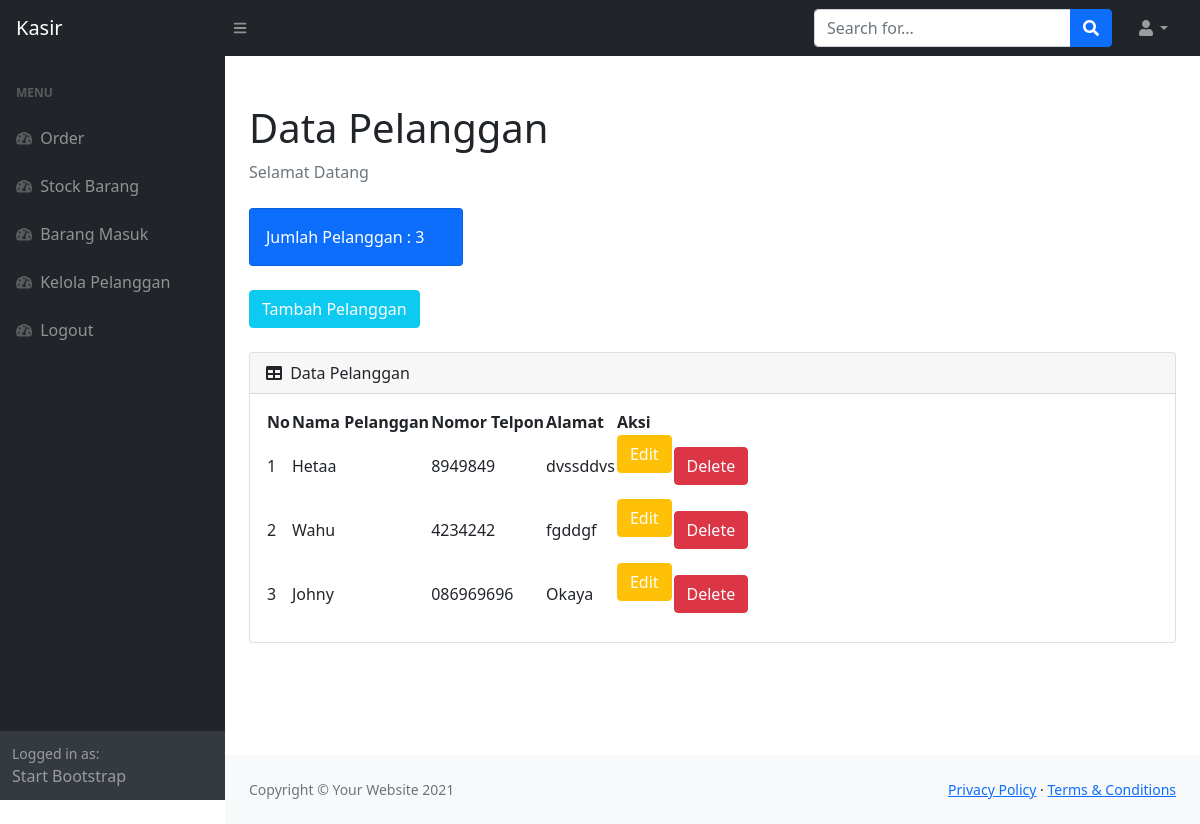
Page /pelanggan.php (signed in) on the committed database.
### tables this page shows
CREATE TABLE `pelanggan` (
  `idpelanggan` int(11) NOT NULL,
  `namapelanggan` varchar(30) NOT NULL,
  `notelp` varchar(15) NOT NULL,
  `alamat` text NOT NULL
);

### pelanggan.php (the view, shortened to what this page needs)
<?php
require 'ceklogin.php';
$h1 = mysqli_query($c,"select * from pelanggan");
$h2 = mysqli_num_rows($h1);
?>
<!DOCTYPE html>
<html lang="en">
    <head>
        <link href="https://cdn.jsdelivr.net/npm/simple-datatables@latest/dist/style.css" rel="stylesheet" />
        <link href="css/styles.css" rel="stylesheet" />
    </head>
    <body class="sb-nav-fixed">
        <nav class="sb-topnav navbar navbar-expand navbar-dark bg-dark">
            <a class="navbar-brand ps-3" href="index.php">Kasir</a>
            <button class="btn btn-link btn-sm order-1 order-lg-0 me-4 me-lg-0" id="sidebarToggle" href="#!"><i class="fas fa-bars"></i></button>
            <form class="d-none d-md-inline-block form-inline ms-auto me-0 me-md-3 my-2 my-md-0">
                <div class="input-group">
                    <input class="form-control" type="text" placeholder="Search for..." aria-label="Search for..." aria-describedby="btnNavbarSearch" />
                    <button class="btn btn-primary" id="btnNavbarSearch" type="button"><i class="fas fa-search"></i></button>
                </div>
            </form>
            <ul class="navbar-nav ms-auto ms-md-0 me-3 me-lg-4">
                <li class="nav-item dropdown">
                    <a class="nav-link dropdown-toggle" id="navbarDropdown" href="#" role="button" data-bs-toggle="dropdown" aria-expanded="false"><i class="fas fa-user fa-fw"></i></a>
                </li>
            </ul>
        </nav>
        <div id="layoutSidenav">
            <div id="layoutSidenav_nav">
                <nav class="sb-sidenav accordion sb-sidenav-dark" id="sidenavAccordion">
                    <div class="sb-sidenav-menu">
                        <div class="nav">
                            <div class="sb-sidenav-menu-heading">Menu</div>
                            <a class="nav-link" href="index.php">
                                <div class="sb-nav-link-icon"><i class="fas fa-tachometer-alt"></i></div>
                                Order
                            </a>
                            <a class="nav-link" href="stock.php">
                                <div class="sb-nav-link-icon"><i class="fas fa-tachometer-alt"></i></div>
                                Stock Barang
                            </a>
                            <a class="nav-link" href="masuk.php">
                                <div class="sb-nav-link-icon"><i class="fas fa-tachometer-alt"></i></div>
                                Barang Masuk
                            </a>
                            <a class="nav-link" href="pelanggan.php">
                                <div class="sb-nav-link-icon"><i class="fas fa-tachometer-alt"></i></div>
                                Kelola Pelanggan
                            </a>
                             <a class="nav-link" href="logout.php">
                                <div class="sb-nav-link-icon"><i class="fas fa-tachometer-alt"></i></div>
                                Logout
                            </a>
                        </div>
                    </div>
                    <div class="sb-sidenav-footer">
                        <div class="small">Logged in as:</div>
                        Start Bootstrap
                    </div>
                </nav>
            </div>
            <div id="layoutSidenav_content">
                <main>
                    <div class="container-fluid px-4">
                        <h1 class="mt-4">Data Pelanggan</h1>
                        <ol class="breadcrumb mb-4">
                            <li class="breadcrumb-item active">Selamat Datang</li>
                        </ol>
                        <div class="row">
                            <div class="col-xl-3 col-md-6">
                                <div class="card bg-primary text-white mb-4">
                                    <div class="card-body">Jumlah Pelanggan : <?=$h2;?></div>
                                </div>
                            </div>
                        </div>
                        <button type="button" class="btn btn-info mb-4 text-white" data-bs-toggle="modal" data-bs-target="#exampleModal">
                        Tambah Pelanggan
                        </button>
                        <div class="card mb-4">
                            <div class="card-header">
                                <i class="fas fa-table me-1"></i>
                                Data Pelanggan
                            </div>
                            <div class="card-body">
                                <table id="datatablesSimple">
                                    <thead>
                                        <tr>
                                            <th>No</th>
                                            <th>Nama Pelanggan</th>
                                            <th>Nomor Telpon</th>
                                            <th>Alamat</th>
                                            <th>Aksi</th>
                                        </tr>
                                    </thead>
                                    <tbody>
                                    <?php
                                    $get = mysqli_query($c, "select * from pelanggan");
                                    $i= 1;
                                    while($p=mysqli_fetch_array($get)){
                                    $namapelanggan = $p['namapelanggan'];
                                    $notelp = $p['notelp'];
                                    $alamat = $p['alamat'];
                                    $idpl = $p['idpelanggan'];
                                    ?>
                                        <tr>
                                            <td><?=$i++;?></td>
                                            <td><?=$namapelanggan;?></td>
                                            <td><?=$notelp;?></td>
                                            <td><?=$alamat;?></td>
                                            <td><button type="button" class="btn btn-warning mb-4 text-white" data-bs-toggle="modal" data-bs-target="#edit<?=$idpl;?>">
                                                Edit
                                                </button>
                                                <td><button type="button" class="btn btn-danger text-white" data-bs-toggle="modal" data-bs-target="#hapus<?=$idpl;?>">
                                                Delete
                                                </button></td>
                                        </tr>
                                    <?php
                                    };
                                    ?>
                                    </tbody>
                                </table>
                            </div>
                        </div>
                    </div>
                </main>
                <footer class="py-4 bg-light mt-auto">
                    <div class="container-fluid px-4">
                        <div class="d-flex align-items-center justify-content-between small">
                            <div class="text-muted">Copyright &copy; Your Website 2021</div>
                            <div>
                                <a href="#">Privacy Policy</a>
                                &middot;
                                <a href="#">Terms &amp; Conditions</a>
                            </div>
                        </div>
                    </div>
                </footer>
            </div>
        </div>
    </body>
</html>

### rows in the picture
pelanggan: namapelanggan "Hetaa", notelp "8949849", alamat "dvssddvs"
pelanggan: namapelanggan "Wahu", notelp "4234242", alamat "fgddgf"
pelanggan: namapelanggan "Johny", notelp "086969696", alamat "Okaya"

### other values in the picture
$h2 "3"
